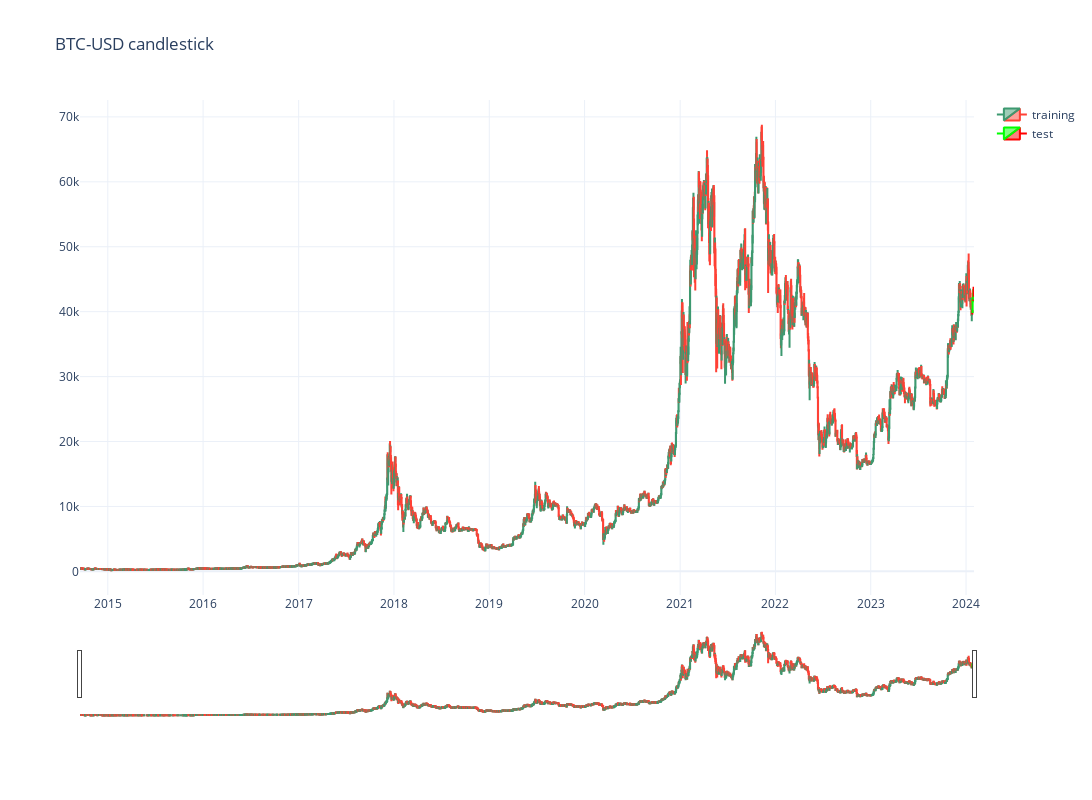

Here is the notebook cell this chart was saved with:
### Code cell
# candlestick train and test data
import plotly.graph_objects as go
fig = go.Figure(data=[go.Candlestick(x=train.index,
                                    open=train['Open'],
                                    high=train['High'],
                                    low=train['Low'],
                                    close=train['Close'],
                                    name='training')])
fig.update_layout(title=parite + ' candlestick' ,
                  xaxis_rangeslider_visible=True,

                  )



fig.add_candlestick( x=test.index ,
                    open=test['Open'],
                    high=test['High'],
                    low=test['Low'],
                    close=test['Close'],
                    name='test',
                    increasing_line_color='#00ff00',
                    decreasing_line_color='#ff0000')
fig.update_layout(autosize=True, width=1200, height=800,
                template='plotly_white',)

fig.show()

### Figure 1 — Plotly figure (JSON) as saved in the notebook; plotly's stock layout.template omitted (floating-point values rounded to 4 significant figures; data arrays with more than 128 entries replaced by an {"elided": "..."} marker saying what was removed)
{"data": [{"close": {"elided": "3417 float values"}, "high": {"elided": "3417 float values"}, "low": {"elided": "3417 float values"}, "name": "training", "open": {"elided": "3417 float values"}, "type": "candlestick", "x": {"elided": "3417 str values"}}, {"close": [39930.0, 41820.0, 42120.0, 42040.0, 43290.0, 42950.0, 42580.0], "decreasing": {"line": {"color": "#ff0000"}}, "high": [40250.0, 42210.0, 42200.0, 42800.0, 43310.0, 43840.0, 43720.0], "increasing": {"line": {"color": "#00ff00"}}, "low": [39550.0, 39830.0, 41430.0, 41700.0, 41820.0, 42710.0, 42300.0], "name": "test", "open": [40080.0, 39940.0, 41820.0, 42130.0, 42030.0, 43300.0, 42950.0], "type": "candlestick", "x": ["2024-01-25T00:00:00", "2024-01-26T00:00:00", "2024-01-27T00:00:00", "2024-01-28T00:00:00", "2024-01-29T00:00:00", "2024-01-30T00:00:00", "2024-01-31T00:00:00"]}], "layout": {"autosize": true, "height": 800, "title": {"text": "BTC-USD candlestick"}, "width": 1200, "xaxis": {"rangeslider": {"visible": true}}}}
